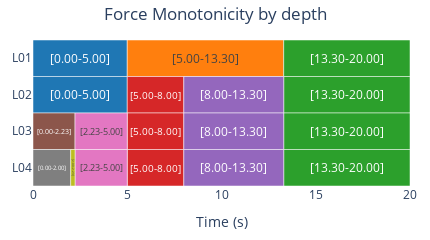
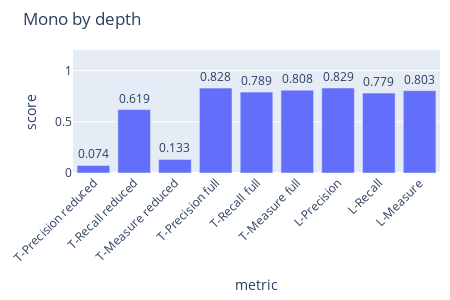

Here is the notebook cell these charts were saved with, in order:
### Code cell
est_mono1a = replace(permuted_est.contour("depth").level().to_ms(), name="Force Monotonicity by depth")
fig = est_mono1a.plot()
fig.update_layout(width=430)
fig.show()
# fig.write_image("mono_H.pdf", height=210, width=350)
bds, meet_mat = est_mono1a.meet()
plt.pcolormesh(bds, bds, meet_mat, cmap='inferno')
plt.gca().set_aspect('equal')
plt.colorbar()
plt.show()
hier_score = mir_eval.hierarchy.evaluate(ref.itvls, ref.labels, est_mono1a.itvls, est_mono1a.labels)
px_metrics_bar(hier_score, title="Mono by depth")

### Figure 1 — Plotly figure (JSON) as saved in the notebook; plotly's stock layout.template omitted (floating-point values rounded to 4 significant figures)
{"data": [{"base": [0, 0], "customdata": ["<b>[0.00-5.00]</b><br>Layer: L01<br>Start: 0.000s<br>End: 5.000s<br>Duration: 5.000s", "<b>[0.00-5.00]</b><br>Layer: L02<br>Start: 0.000s<br>End: 5.000s<br>Duration: 5.000s"], "hovertemplate": "%{customdata}<extra></extra>", "insidetextanchor": "middle", "marker": {"color": "#1F77B4", "line": {"color": "white", "width": 0.5}, "pattern": {"fgcolor": "white", "fgopacity": 0.5, "shape": "", "solidity": 0.25}}, "name": "[0.00-5.00]", "orientation": "h", "showlegend": true, "text": ["[0.00-5.00]", "[0.00-5.00]"], "textposition": "inside", "type": "bar", "width": 1, "x": [5, 5], "y": ["L01", "L02"]}, {"base": [5], "customdata": ["<b>[5.00-13.30]</b><br>Layer: L01<br>Start: 5.000s<br>End: 13.300s<br>Duration: 8.300s"], "hovertemplate": "%{customdata}<extra></extra>", "insidetextanchor": "middle", "marker": {"color": "#FF7F0E", "line": {"color": "white", "width": 0.5}, "pattern": {"fgcolor": "white", "fgopacity": 0.5, "shape": "", "solidity": 0.25}}, "name": "[5.00-13.30]", "orientation": "h", "showlegend": true, "text": ["[5.00-13.30]"], "textposition": "inside", "type": "bar", "width": 1, "x": [8.3], "y": ["L01"]}, {"base": [13.3, 13.3, 13.3, 13.3], "customdata": ["<b>[13.30-20.00]</b><br>Layer: L01<br>Start: 13.300s<br>End: 20.000s<br>Duration: 6.700s", "<b>[13.30-20.00]</b><br>Layer: L02<br>Start: 13.300s<br>End: 20.000s<br>Duration: 6.700s", "<b>[13.30-20.00]</b><br>Layer: L03<br>Start: 13.300s<br>End: 20.000s<br>Duration: 6.700s", "<b>[13.30-20.00]</b><br>Layer: L04<br>Start: 13.300s<br>End: 20.000s<br>Duration: 6.700s"], "hovertemplate": "%{customdata}<extra></extra>", "insidetextanchor": "middle", "marker": {"color": "#2CA02C", "line": {"color": "white", "width": 0.5}, "pattern": {"fgcolor": "white", "fgopacity": 0.5, "shape": "", "solidity": 0.25}}, "name": "[13.30-20.00]", "orientation": "h", "showlegend": true, "text": ["[13.30-20.00]", "[13.30-20.00]", "[13.30-20.00]", "[13.30-20.00]"], "textposition": "inside", "type": "bar", "width": 1, "x": [6.7, 6.7, 6.7, 6.7], "y": ["L01", "L02", "L03", "L04"]}, {"base": [5, 5, 5], "customdata": ["<b>[5.00-8.00]</b><br>Layer: L02<br>Start: 5.000s<br>End: 8.000s<br>Duration: 3.000s", "<b>[5.00-8.00]</b><br>Layer: L03<br>Start: 5.000s<br>End: 8.000s<br>Duration: 3.000s", "<b>[5.00-8.00]</b><br>Layer: L04<br>Start: 5.000s<br>End: 8.000s<br>Duration: 3.000s"], "hovertemplate": "%{customdata}<extra></extra>", "insidetextanchor": "middle", "marker": {"color": "#D62728", "line": {"color": "white", "width": 0.5}, "pattern": {"fgcolor": "white", "fgopacity": 0.5, "shape": "", "solidity": 0.25}}, "name": "[5.00-8.00]", "orientation": "h", "showlegend": true, "text": ["[5.00-8.00]", "[5.00-8.00]", "[5.00-8.00]"], "textposition": "inside", "type": "bar", "width": 1, "x": [3, 3, 3], "y": ["L02", "L03", "L04"]}, {"base": [8, 8, 8], "customdata": ["<b>[8.00-13.30]</b><br>Layer: L02<br>Start: 8.000s<br>End: 13.300s<br>Duration: 5.300s", "<b>[8.00-13.30]</b><br>Layer: L03<br>Start: 8.000s<br>End: 13.300s<br>Duration: 5.300s", "<b>[8.00-13.30]</b><br>Layer: L04<br>Start: 8.000s<br>End: 13.300s<br>Duration: 5.300s"], "hovertemplate": "%{customdata}<extra></extra>", "insidetextanchor": "middle", "marker": {"color": "#9467BD", "line": {"color": "white", "width": 0.5}, "pattern": {"fgcolor": "white", "fgopacity": 0.5, "shape": "", "solidity": 0.25}}, "name": "[8.00-13.30]", "orientation": "h", "showlegend": true, "text": ["[8.00-13.30]", "[8.00-13.30]", "[8.00-13.30]"], "textposition": "inside", "type": "bar", "width": 1, "x": [5.3, 5.3, 5.3], "y": ["L02", "L03", "L04"]}, {"base": [0], "customdata": ["<b>[0.00-2.23]</b><br>Layer: L03<br>Start: 0.000s<br>End: 2.230s<br>Duration: 2.230s"], "hovertemplate": "%{customdata}<extra></extra>", "insidetextanchor": "middle", "marker": {"color": "#8C564B", "line": {"color": "white", "width": 0.5}, "pattern": {"fgcolor": "white", "fgopacity": 0.5, "shape": "", "solidity": 0.25}}, "name": "[0.00-2.23]", "orientation": "h", "showlegend": true, "text": ["[0.00-2.23]"], "textposition": "inside", "type": "bar", "width": 1, "x": [2.23], "y": ["L03"]}, {"base": [2.23, 2.23], "customdata": ["<b>[2.23-5.00]</b><br>Layer: L03<br>Start: 2.230s<br>End: 5.000s<br>Duration: 2.770s", "<b>[2.23-5.00]</b><br>Layer: L04<br>Start: 2.230s<br>End: 5.000s<br>Duration: 2.770s"], "hovertemplate": "%{customdata}<extra></extra>", "insidetextanchor": "middle", "marker": {"color": "#E377C2", "line": {"color": "white", "width": 0.5}, "pattern": {"fgcolor": "white", "fgopacity": 0.5, "shape": "", "solidity": 0.25}}, "name": "[2.23-5.00]", "orientation": "h", "showlegend": true, "text": ["[2.23-5.00]", "[2.23-5.00]"], "textposition": "inside", "type": "bar", "width": 1, "x": [2.77, 2.77], "y": ["L03", "L04"]}, {"base": [0], "customdata": ["<b>[0.00-2.00]</b><br>Layer: L04<br>Start: 0.000s<br>End: 2.000s<br>Duration: 2.000s"], "hovertemplate": "%{customdata}<extra></extra>", "insidetextanchor": "middle", "marker": {"color": "#7F7F7F", "line": {"color": "white", "width": 0.5}, "pattern": {"fgcolor": "white", "fgopacity": 0.5, "shape": "", "solidity": 0.25}}, "name": "[0.00-2.00]", "orientation": "h", "showlegend": true, "text": ["[0.00-2.00]"], "textposition": "inside", "type": "bar", "width": 1, "x": [2], "y": ["L04"]}, {"base": [2], "customdata": ["<b>[2.00-2.23]</b><br>Layer: L04<br>Start: 2.000s<br>End: 2.230s<br>Duration: 0.230s"], "hovertemplate": "%{customdata}<extra></extra>", "insidetextanchor": "middle", "marker": {"color": "#BCBD22", "line": {"color": "white", "width": 0.5}, "pattern": {"fgcolor": "white", "fgopacity": 0.5, "shape": "", "solidity": 0.25}}, "name": "[2.00-2.23]", "orientation": "h", "showlegend": true, "text": ["[2.00-2.23]"], "textposition": "inside", "type": "bar", "width": 1, "x": [0.23], "y": ["L04"]}], "layout": {"barmode": "overlay", "height": 170, "margin": {"b": 20, "l": 20, "r": 20, "t": 40}, "showlegend": false, "title": {"text": "Force Monotonicity by depth", "x": 0.5}, "width": 430, "xaxis": {"range": [0, 20], "title": {"text": "Time (s)"}}, "yaxis": {"categoryarray": ["L04", "L03", "L02", "L01"], "categoryorder": "array", "title": {}}}}

### Figure 2 — Plotly figure (JSON) as saved in the notebook; plotly's stock layout.template omitted (floating-point values rounded to 4 significant figures)
{"data": [{"hovertemplate": "metric=%{x}<br>score=%{text}<extra></extra>", "legendgroup": "", "marker": {"color": "#636efa", "pattern": {"shape": ""}}, "name": "", "orientation": "v", "showlegend": false, "text": [0.07435, 0.6185, 0.1327, 0.8282, 0.7891, 0.8082, 0.829, 0.7793, 0.8034], "textposition": "outside", "texttemplate": "%{text:.3f}", "type": "bar", "x": ["T-Precision reduced", "T-Recall reduced", "T-Measure reduced", "T-Precision full", "T-Recall full", "T-Measure full", "L-Precision", "L-Recall", "L-Measure"], "xaxis": "x", "y": [0.07435, 0.6185, 0.1327, 0.8282, 0.7891, 0.8082, 0.829, 0.7793, 0.8034], "yaxis": "y"}], "layout": {"barmode": "relative", "height": 300, "legend": {"tracegroupgap": 0}, "margin": {"b": 10, "l": 10, "r": 10, "t": 50}, "title": {"text": "Mono by depth"}, "width": 450, "xaxis": {"anchor": "y", "domain": [0, 1], "tickangle": -45, "title": {"text": "metric"}}, "yaxis": {"anchor": "x", "domain": [0, 1], "range": [0, 1.2], "title": {"text": "score"}}}}
